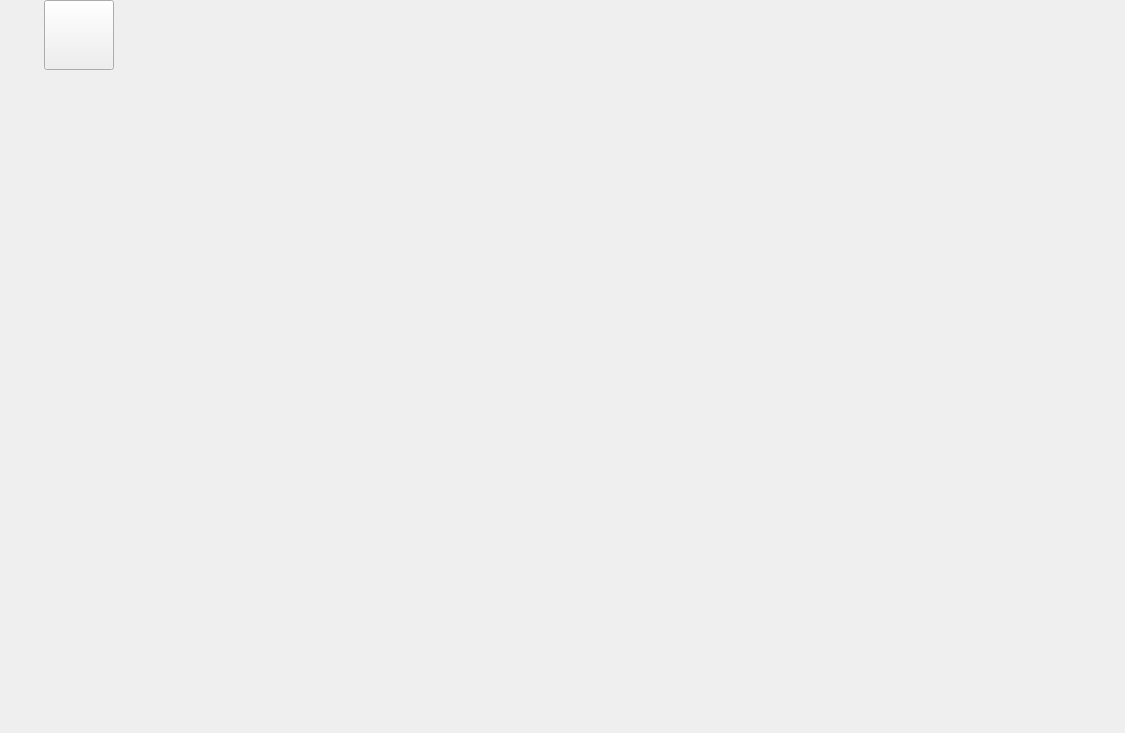
<?xml version="1.0" encoding="UTF-8"?>
<ui version="4.0">
 <class>OtherSettings</class>
 <widget class="QWidget" name="OtherSettings">
  <property name="geometry">
   <rect>
    <x>0</x>
    <y>0</y>
    <width>1125</width>
    <height>733</height>
   </rect>
  </property>
  <property name="minimumSize">
   <size>
    <width>1125</width>
    <height>733</height>
   </size>
  </property>
  <property name="maximumSize">
   <size>
    <width>1125</width>
    <height>733</height>
   </size>
  </property>
  <property name="windowTitle">
   <string>Form</string>
  </property>
  <widget class="QStackedWidget" name="stackedWidget">
   <property name="geometry">
    <rect>
     <x>160</x>
     <y>0</y>
     <width>961</width>
     <height>731</height>
    </rect>
   </property>
   <widget class="QWidget" name="page"/>
   <widget class="QWidget" name="page_2"/>
  </widget>
  <widget class="QWidget" name="layoutWidget">
   <property name="geometry">
    <rect>
     <x>0</x>
     <y>0</y>
     <width>157</width>
     <height>731</height>
    </rect>
   </property>
   <layout class="QVBoxLayout" name="verticalLayout">
    <item>
     <layout class="QHBoxLayout" name="horizontalLayout">
      <item>
       <spacer name="horizontalSpacer">
        <property name="orientation">
         <enum>Qt::Horizontal</enum>
        </property>
        <property name="sizeHint" stdset="0">
         <size>
          <width>40</width>
          <height>20</height>
         </size>
        </property>
       </spacer>
      </item>
      <item>
       <widget class="QPushButton" name="pushButton_UserManagement">
        <property name="minimumSize">
         <size>
          <width>70</width>
          <height>70</height>
         </size>
        </property>
        <property name="maximumSize">
         <size>
          <width>70</width>
          <height>70</height>
         </size>
        </property>
        <property name="text">
         <string/>
        </property>
        <property name="icon">
         <iconset resource="images.qrc">
          <normaloff>:/images/f340a13c4375f11875564c9e3f94d3be.png</normaloff>:/images/f340a13c4375f11875564c9e3f94d3be.png</iconset>
        </property>
        <property name="iconSize">
         <size>
          <width>70</width>
          <height>70</height>
         </size>
        </property>
       </widget>
      </item>
      <item>
       <spacer name="horizontalSpacer_2">
        <property name="orientation">
         <enum>Qt::Horizontal</enum>
        </property>
        <property name="sizeHint" stdset="0">
         <size>
          <width>40</width>
          <height>20</height>
         </size>
        </property>
       </spacer>
      </item>
     </layout>
    </item>
    <item>
     <spacer name="verticalSpacer">
      <property name="orientation">
       <enum>Qt::Vertical</enum>
      </property>
      <property name="sizeHint" stdset="0">
       <size>
        <width>20</width>
        <height>40</height>
       </size>
      </property>
     </spacer>
    </item>
   </layout>
  </widget>
 </widget>
 <resources>
  <include location="images.qrc"/>
 </resources>
 <connections/>
</ui>
